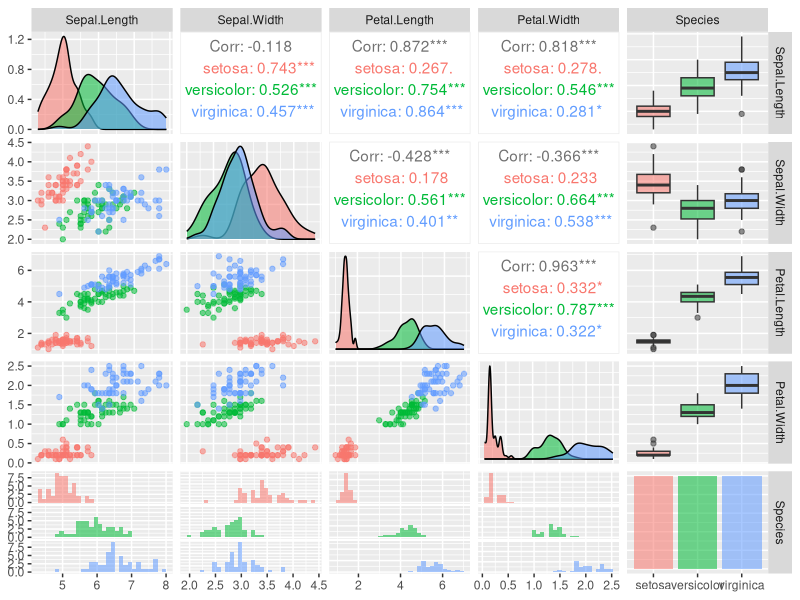
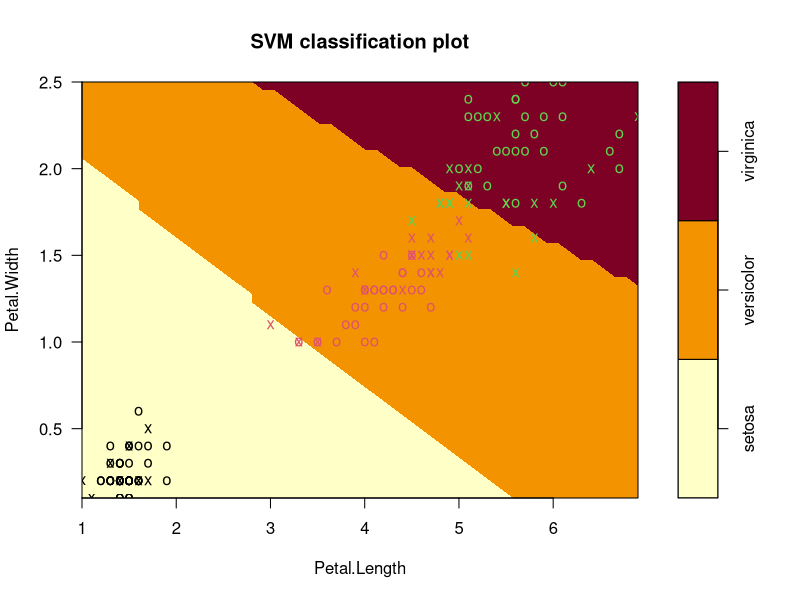
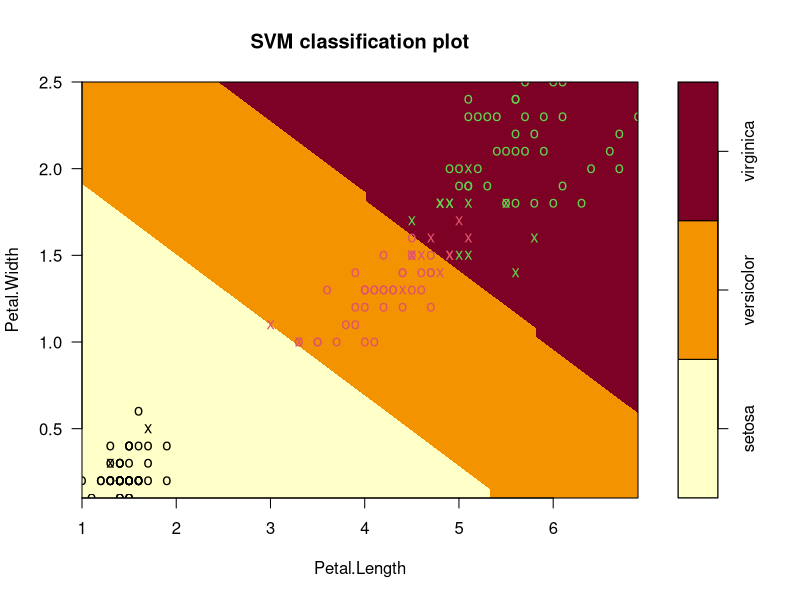
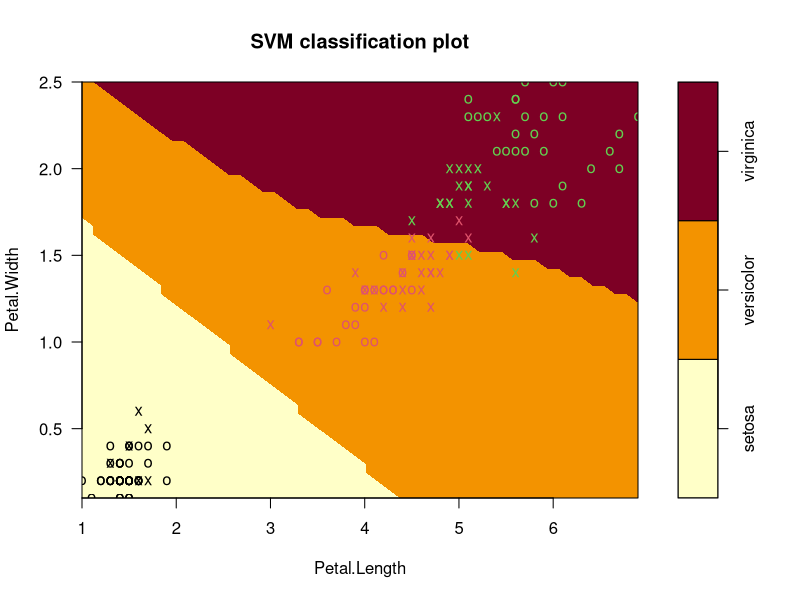
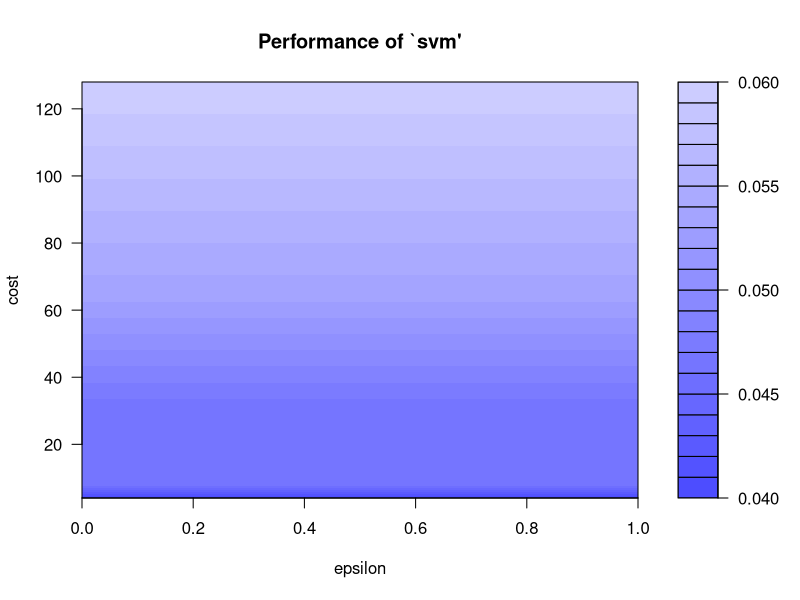
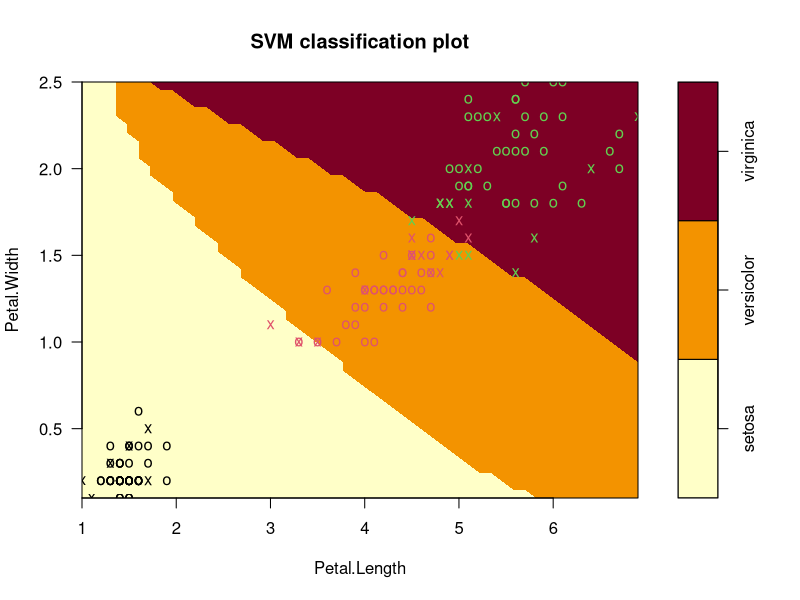

Generate these figures, in order, with R:
## ---- chunk 1
#| label: Loading Libraries
library("e1071")
library(GGally)
library(ggplot2)
## ---- chunk 2
#| label: Importing Iris data
data("iris")
## ---- chunk 3
str(iris)
## ---- chunk 4
#| label: view the data
head(iris,5)
## ---- chunk 5
#| label: Train the model
svm_radial <- svm(Species ~ ., data=iris,
                 kernel="radial")

svm_linear <- svm(Species ~ ., data=iris,
                 kernel="linear")

svm_polynomial <- svm(Species ~ ., data=iris,
                 kernel="polynomial")

## ---- chunk 6
#| label: Exploratory Visualization
ggpairs(iris, ggplot2::aes(colour = Species, alpha = 0.4))
## ---- chunk 7
#| label:  Plot SVM decision boundary
plot(svm_radial, data=iris,
     Petal.Width~Petal.Length,
     slice = list(Sepal.Width=3, Sepal.Length=4) 
     )
plot(svm_linear, data=iris,
     Petal.Width~Petal.Length,
     slice = list(Sepal.Width=3, Sepal.Length=4))
plot(svm_polynomial, data=iris,
     Petal.Width~Petal.Length,
     slice = list(Sepal.Width=3, Sepal.Length=4) )
## ---- chunk 8
pred_linear = predict(svm_linear,iris)
pred_polynomial = predict(svm_polynomial,iris)
pred_radial = predict(svm_radial,iris)
table_linear = table(Predicted=pred_linear, Actual = iris$Species)
table_polynomial = table(Predicted=pred_polynomial, Actual = iris$Species)
table_radial = table(Predicted=pred_radial, Actual = iris$Species)
table_linear
table_polynomial
table_radial
## ---- chunk 9
1-sum(diag(table_linear)/sum(table_linear))
1-sum(diag(table_polynomial)/sum(table_polynomial))
1-sum(diag(table_radial)/sum(table_radial))
## ---- chunk 10
#| label: Hyperparameter tuning using tune()
set.seed(123)
tmodel=tune(svm,Species~., data=iris,
     ranges=list(epsilon= seq(0,1,0.1), cost = 2^(2:7)))
plot(tmodel)
## ---- chunk 11
summary(tmodel)
## ---- chunk 12
mymodel=tmodel$best.model
summary(mymodel)
## ---- chunk 13
plot(mymodel, data=iris,
     Petal.Width~Petal.Length,
     slice = list(Sepal.Width=3, Sepal.Length=4)  
)
## ---- chunk 14
pred1 = predict(mymodel,iris)
tab1 = table(Predicted=pred1, Actual = iris$Species)
tab1
## ---- chunk 15
1-sum(diag(tab1)/sum(tab1))
